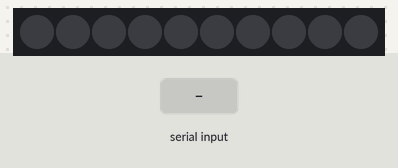
The sketch below on a simulated Arduino Uno, built with avr-gcc and run on an emulated ATmega328P. On the bench: 10 RGB LEDs in strip order, left to right. The inputs (shaded band) are chosen by the test bench.

Above: at 1.2 s.
1.3 s: "e" received over Serial
At 1.8 s:
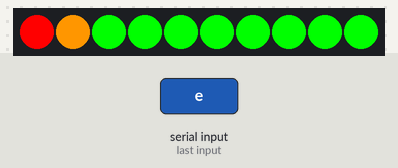
2.8 s: "1" received over Serial
At 4.2 s:
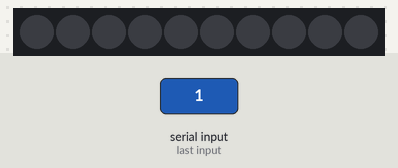
Timing chart, 0 to 5.8 s (numbered marks = the images above; inputs shaded):
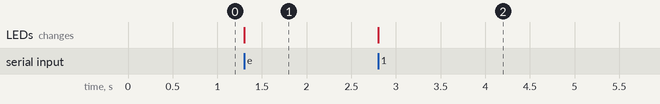

Measured:
- after the input at 1.3 s, the LEDs: change at once (image 1)
- after the input at 2.8 s, the LEDs: change at once (image 2)

The sketch:

ledbararduino.ino
```cpp
#include <Grove_LED_Bar.h>

Grove_LED_Bar bar(9, 8, 0);  // Clock pin, Data pin, Orientation

void setup() {
  // put your setup code here, to run once:
  Serial.begin(9600);
  bar.begin();
  bar.setBits(0x0);
}

void loop() {
  int rec;

  // put your main code here, to run repeatedly:
  if(Serial.available()>0){
    rec = Serial.read();

    if(rec=='e'){
      bar.setBits(0x3ff);
    }else{
      bar.setBits(0x0);
    }
  }

}
```
